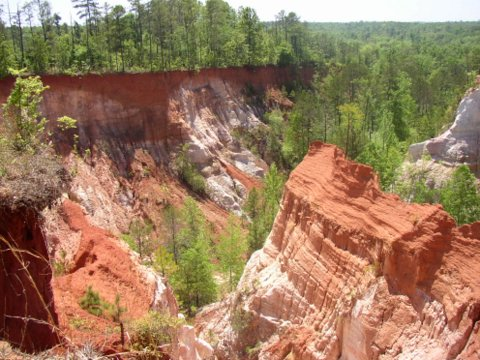
#> input picture TestImages/gorge.jpg, 480 x 360 px
$ python opencvTasksAndTechniques.py   (older library calls are emulated)
#> lines starting #> are read from the running program, lines starting #| are printed output that depends on the picture
"""
@class: COMP380 AI Robotics
@date: 03/19/2018
@authors: Team SoJ (JJ Lim, So Jin Oh)
"""

import cv2
import numpy as np


# [105 lines left out: functions cmpTwoImgsUsing, printCmpMultImgsUsing, showSobelGradient, not called in this run]

def getCannyEdge(img):
    gray = cv2.cvtColor(img, cv2.COLOR_BGR2GRAY)
    cannyImg = cv2.Canny(gray, 100, 200)
    return cannyImg

# [23 lines left out: functions showCannyEdge, getHoughLines, showHoughLines, not called in this run]

def getHoughCircles(img):
    # [4 lines of commented-out code are left out]

    cannyImg = getCannyEdge(img)
    houghCircles = cv2.HoughCircles(cannyImg, cv2.HOUGH_GRADIENT, 1, 20,
                                    param1=50, param2=30,
                                    minRadius=10, maxRadius=50)
    for circleSet in houghCircles:
        for circle in circleSet:    #(x, y, radius) .
            cv2.circle(img, (circle[0], circle[1]), circle[2], (255, 255, 0))


    return img

def showHoughCircles(img):
    getHoughCircles(img)
    toStr = "HoughCircles for " + str(img)
    cv2.imshow(toStr, img)
    cv2.waitKey(0)
    cv2.destroyAllWindows()


# [16 lines left out: function showVidImgsWithCannyAndHough, not called in this run]


if __name__ == '__main__':
    # [38 lines of commented-out code are left out]

    img1 = cv2.imread("TestImages/SnowLeo3.jpg")
    img2 = cv2.imread("TestImages/SnowLeo2.jpg")
    img3 = cv2.imread("TestImages/beachBahamas.jpg")
    img4 = cv2.imread("TestImages/gorge.jpg")
#> img4 is the input picture: shape (360, 480, 3); mean B, G, R 94.1, 123.4, 154.4

    """ MILESTONE 1: Comparing Images"""
    # [22 lines of commented-out code are left out]


    """ MILESTONE 2: Experimenting with Canny and Hough Functions """
    img5 = cv2.imread("TestImages/shops.jpg")
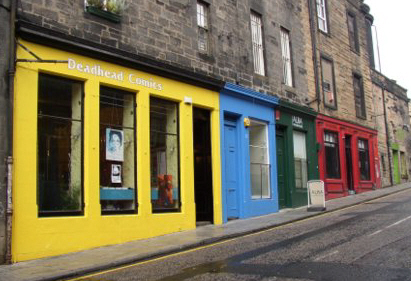
#> input picture TestImages/shops.jpg, 411 x 281 px
#> img5 is the input picture: shape (281, 411, 3); mean B, G, R 88.5, 115.2, 124
    # showSobelGradient(img5)

    # showCannyEdge(img5)

    img6 = cv2.imread("TestImages/Puzzle1.jpg")
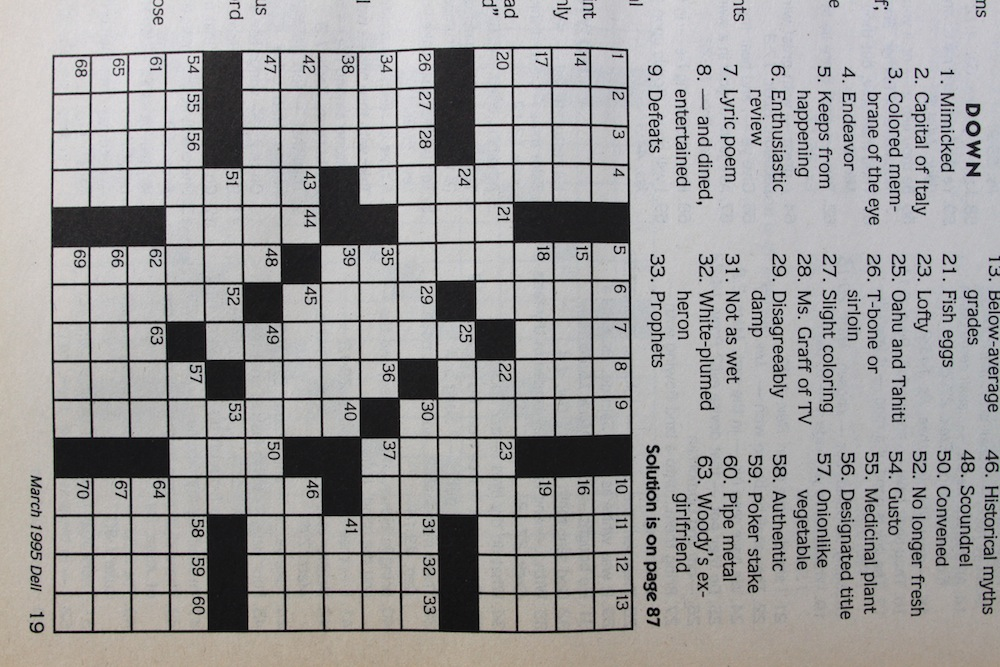
#> input picture TestImages/Puzzle1.jpg, 1000 x 667 px
#> img6 is the input picture: shape (667, 1000, 3); mean B, G, R 156.6, 156.8, 158.1

    # showHoughLines(img6)

    # showVidImgsWithCannyAndHough()

    """ MILESTONE 3: Coins and puzzles and line detection """
    coinIm1 = cv2.imread('TestImages/Coins1.jpg')
    coinIm2 = cv2.imread('TestImages/Coins2.jpg')
#> (the run stopped early here; a loop or call above may not have finished)
